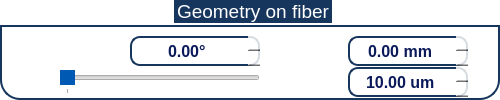
                      <widget class="QGroupBox" name="wavelength_incident_4">
                       <property name="minimumSize">
                        <size>
                         <width>450</width>
                         <height>80</height>
                        </size>
                       </property>
                       <property name="maximumSize">
                        <size>
                         <width>500</width>
                         <height>110</height>
                        </size>
                       </property>
                       <property name="font">
                        <font>
                         <family>Ubuntu</family>
                         <pointsize>14</pointsize>
                         <italic>false</italic>
                         <bold>false</bold>
                        </font>
                       </property>
                       <property name="styleSheet">
                        <string notr="true">/*{font: 14pt &quot;Ubuntu&quot;;
color: rgb(255, 255, 255);
	background-color: rgba(255, 255, 255,20);
}*/

QGroupBox  {
	background-color: rgba(255, 255, 255,70);
	font: 14pt &quot;Ubuntu&quot;;
    border: 2px solid;
    border-color: #FF17365D;
    margin-top: 25px;
    border-bottom-left-radius: 20px;
	border-bottom-right-radius: 20px;
}

QGroupBox::title  {
    subcontrol-origin: margin;
    subcontrol-position: top center;
    padding: 5px 8000px 5px 8000px;
    background-color: #FF17365D;
    color: rgb(255, 255, 255);
}

</string>
                       </property>
                       <property name="title">
                        <string>Geometry on fiber</string>
                       </property>
                       <property name="alignment">
                        <set>Qt::AlignLeading|Qt::AlignLeft|Qt::AlignTop</set>
                       </property>
                       <property name="checked">
                        <bool>false</bool>
                       </property>
                       <layout class="QGridLayout" name="gridLayout">
                        <property name="leftMargin">
                         <number>10</number>
                        </property>
                        <property name="topMargin">
                         <number>8</number>
                        </property>
                        <property name="rightMargin">
                         <number>10</number>
                        </property>
                        <property name="bottomMargin">
                         <number>0</number>
                        </property>
                        <property name="horizontalSpacing">
                         <number>9</number>
                        </property>
                        <property name="verticalSpacing">
                         <number>0</number>
                        </property>
                        <item row="0" column="6">
                         <widget class="QDoubleSpinBox" name="L_fiber">
                          <property name="sizePolicy">
                           <sizepolicy hsizetype="Minimum" vsizetype="Fixed">
                            <horstretch>0</horstretch>
                            <verstretch>0</verstretch>
                           </sizepolicy>
                          </property>
                          <property name="minimumSize">
                           <size>
                            <width>120</width>
                            <height>30</height>
                           </size>
                          </property>
                          <property name="maximumSize">
                           <size>
                            <width>130</width>
                            <height>35</height>
                           </size>
                          </property>
                          <property name="font">
                           <font>
                            <family>Ubuntu</family>
                            <pointsize>12</pointsize>
                            <italic>false</italic>
                            <bold>true</bold>
                           </font>
                          </property>
                          <property name="styleSheet">
                           <string notr="true">
QDoubleSpinBox
{
color: rgb(10, 25, 90);
font: 700 12pt &quot;Ubuntu&quot;;
border: 2px solid;
border-color: #FF17365D;
background-color: rgba(255, 255, 255,210);
border-radius:10px;
}

QDoubleSpinBox::up-button
{
    border-left-width: 1px;
    border-left-color: darkgray;
    border-left-style: solid; /* just a single line */
    border-top-right-radius: 3px; /* same radius as the QComboBox */
    border-bottom-right-radius: 3px;
	image: url(:/icons/icons/arrow-up.png);
	width: 25;
}
QDoubleSpinBox::down-button
{
    border-left-width: 1px;
    border-left-color: darkgray;
    border-left-style: solid; /* just a single line */
    border-top-right-radius: 3px; /* same radius as the QComboBox */
    border-bottom-right-radius: 3px;
	image: url(:/icons/icons/arrow-down.png);
	width: 25;
}</string>
                          </property>
                          <property name="wrapping">
                           <bool>true</bool>
                          </property>
                          <property name="frame">
                           <bool>false</bool>
                          </property>
                          <property name="alignment">
                           <set>Qt::AlignCenter</set>
                          </property>
                          <property name="buttonSymbols">
                           <enum>QAbstractSpinBox::UpDownArrows</enum>
                          </property>
                          <property name="accelerated">
                           <bool>true</bool>
                          </property>
                          <property name="suffix">
                           <string> mm</string>
                          </property>
                          <property name="decimals">
                           <number>2</number>
                          </property>
                          <property name="minimum">
                           <double>0.000000000000000</double>
                          </property>
                          <property name="maximum">
                           <double>100.000000000000000</double>
                          </property>
                          <property name="singleStep">
                           <double>0.010000000000000</double>
                          </property>
                         </widget>
                        </item>
                        <item row="1" column="6">
                         <widget class="QDoubleSpinBox" name="D_fiber">
                          <property name="sizePolicy">
                           <sizepolicy hsizetype="Minimum" vsizetype="Fixed">
                            <horstretch>0</horstretch>
                            <verstretch>0</verstretch>
                           </sizepolicy>
                          </property>
                          <property name="minimumSize">
                           <size>
                            <width>120</width>
                            <height>30</height>
                           </size>
                          </property>
                          <property name="maximumSize">
                           <size>
                            <width>130</width>
                            <height>35</height>
                           </size>
                          </property>
                          <property name="font">
                           <font>
                            <family>Ubuntu</family>
                            <pointsize>12</pointsize>
                            <italic>false</italic>
                            <bold>true</bold>
                           </font>
                          </property>
                          <property name="styleSheet">
                           <string notr="true">
QDoubleSpinBox
{
color: rgb(10, 25, 90);
font: 700 12pt &quot;Ubuntu&quot;;
border: 2px solid;
border-color: #FF17365D;
background-color: rgba(255, 255, 255,210);
border-radius:10px;
}

QDoubleSpinBox::up-button
{
    border-left-width: 1px;
    border-left-color: darkgray;
    border-left-style: solid; /* just a single line */
    border-top-right-radius: 3px; /* same radius as the QComboBox */
    border-bottom-right-radius: 3px;
	image: url(:/icons/icons/arrow-up.png);
	width: 25;
}
QDoubleSpinBox::down-button
{
    border-left-width: 1px;
    border-left-color: darkgray;
    border-left-style: solid; /* just a single line */
    border-top-right-radius: 3px; /* same radius as the QComboBox */
    border-bottom-right-radius: 3px;
	image: url(:/icons/icons/arrow-down.png);
	width: 25;
}</string>
                          </property>
                          <property name="wrapping">
                           <bool>true</bool>
                          </property>
                          <property name="frame">
                           <bool>false</bool>
                          </property>
                          <property name="alignment">
                           <set>Qt::AlignCenter</set>
                          </property>
                          <property name="buttonSymbols">
                           <enum>QAbstractSpinBox::UpDownArrows</enum>
                          </property>
                          <property name="accelerated">
                           <bool>true</bool>
                          </property>
                          <property name="suffix">
                           <string> um</string>
                          </property>
                          <property name="decimals">
                           <number>2</number>
                          </property>
                          <property name="minimum">
                           <double>10.000000000000000</double>
                          </property>
                          <property name="maximum">
                           <double>1000.000000000000000</double>
                          </property>
                          <property name="singleStep">
                           <double>0.010000000000000</double>
                          </property>
                          <property name="value">
                           <double>10.000000000000000</double>
                          </property>
                         </widget>
                        </item>
                        <item row="1" column="2" colspan="2">
                         <widget class="QSlider" name="angle_Slider_2">
                          <property name="sizePolicy">
                           <sizepolicy hsizetype="Fixed" vsizetype="Fixed">
                            <horstretch>0</horstretch>
                            <verstretch>0</verstretch>
                           </sizepolicy>
                          </property>
                          <property name="minimumSize">
                           <size>
                            <width>200</width>
                            <height>25</height>
                           </size>
                          </property>
                          <property name="maximumSize">
                           <size>
                            <width>16777215</width>
                            <height>25</height>
                           </size>
                          </property>
                          <property name="styleSheet">
                           <string notr="true">QSlider::handle:horizontal {
	background-color: rgb(0,90,180);
    width:64px;
    height:64px;
}

</string>
                          </property>
                          <property name="maximum">
                           <number>90</number>
                          </property>
                          <property name="orientation">
                           <enum>Qt::Horizontal</enum>
                          </property>
                          <property name="tickPosition">
                           <enum>QSlider::TicksBelow</enum>
                          </property>
                          <property name="tickInterval">
                           <number>100</number>
                          </property>
                         </widget>
                        </item>
                        <item row="1" column="8">
                         <spacer name="horizontalSpacer_109">
                          <property name="orientation">
                           <enum>Qt::Horizontal</enum>
                          </property>
                          <property name="sizeType">
                           <enum>QSizePolicy::Fixed</enum>
                          </property>
                          <property name="sizeHint" stdset="0">
                           <size>
                            <width>20</width>
                            <height>20</height>
                           </size>
                          </property>
                         </spacer>
                        </item>
                        <item row="1" column="0">
                         <spacer name="horizontalSpacer_107">
                          <property name="orientation">
                           <enum>Qt::Horizontal</enum>
                          </property>
                          <property name="sizeType">
                           <enum>QSizePolicy::Fixed</enum>
                          </property>
                          <property name="sizeHint" stdset="0">
                           <size>
                            <width>20</width>
                            <height>20</height>
                           </size>
                          </property>
                         </spacer>
                        </item>
                        <item row="1" column="4">
                         <spacer name="horizontalSpacer_108">
                          <property name="orientation">
                           <enum>Qt::Horizontal</enum>
                          </property>
                          <property name="sizeType">
                           <enum>QSizePolicy::Fixed</enum>
                          </property>
                          <property name="sizeHint" stdset="0">
                           <size>
                            <width>20</width>
                            <height>20</height>
                           </size>
                          </property>
                         </spacer>
                        </item>
                        <item row="0" column="2">
                         <widget class="QLabel" name="label_3">
                          <property name="styleSheet">
                           <string notr="true">font: 14pt &quot;Ubuntu&quot;;</string>
                          </property>
                          <property name="text">
                           <string>&lt;html&gt;&lt;head/&gt;&lt;body&gt;&lt;p&gt;&lt;span style=&quot; color:#ffffff;&quot;&gt;Angle:&lt;/span&gt;&lt;/p&gt;&lt;/body&gt;&lt;/html&gt;</string>
                          </property>
                          <property name="alignment">
                           <set>Qt::AlignRight|Qt::AlignTrailing|Qt::AlignVCenter</set>
                          </property>
                         </widget>
                        </item>
                        <item row="0" column="4">
                         <spacer name="horizontalSpacer_96">
                          <property name="orientation">
                           <enum>Qt::Horizontal</enum>
                          </property>
                          <property name="sizeType">
                           <enum>QSizePolicy::Fixed</enum>
                          </property>
                          <property name="sizeHint" stdset="0">
                           <size>
                            <width>20</width>
                            <height>17</height>
                           </size>
                          </property>
                         </spacer>
                        </item>
                        <item row="0" column="5">
                         <widget class="QLabel" name="label_40">
                          <property name="minimumSize">
                           <size>
                            <width>50</width>
                            <height>0</height>
                           </size>
                          </property>
                          <property name="maximumSize">
                           <size>
                            <width>60</width>
                            <height>25</height>
                           </size>
                          </property>
                          <property name="font">
                           <font>
                            <family>Ubuntu</family>
                            <pointsize>14</pointsize>
                            <italic>false</italic>
                            <bold>false</bold>
                           </font>
                          </property>
                          <property name="layoutDirection">
                           <enum>Qt::RightToLeft</enum>
                          </property>
                          <property name="styleSheet">
                           <string notr="true">font: 14pt &quot;Ubuntu&quot;;
</string>
                          </property>
                          <property name="text">
                           <string>&lt;html&gt;&lt;head/&gt;&lt;body&gt;&lt;p&gt;&lt;span style=&quot; color:#ffffff;&quot;&gt;L:&lt;/span&gt;&lt;/p&gt;&lt;/body&gt;&lt;/html&gt;</string>
                          </property>
                          <property name="alignment">
                           <set>Qt::AlignRight|Qt::AlignTrailing|Qt::AlignVCenter</set>
                          </property>
                         </widget>
                        </item>
                        <item row="0" column="0">
                         <spacer name="horizontalSpacer_95">
                          <property name="orientation">
                           <enum>Qt::Horizontal</enum>
                          </property>
                          <property name="sizeType">
                           <enum>QSizePolicy::Fixed</enum>
                          </property>
                          <property name="sizeHint" stdset="0">
                           <size>
                            <width>20</width>
                            <height>17</height>
                           </size>
                          </property>
                         </spacer>
                        </item>
                        <item row="0" column="3">
                         <widget class="QDoubleSpinBox" name="angle_incidence_2">
                          <property name="sizePolicy">
                           <sizepolicy hsizetype="Minimum" vsizetype="Preferred">
                            <horstretch>0</horstretch>
                            <verstretch>0</verstretch>
                           </sizepolicy>
                          </property>
                          <property name="minimumSize">
                           <size>
                            <width>130</width>
                            <height>30</height>
                           </size>
                          </property>
                          <property name="maximumSize">
                           <size>
                            <width>130</width>
                            <height>35</height>
                           </size>
                          </property>
                          <property name="font">
                           <font>
                            <family>Ubuntu</family>
                            <pointsize>12</pointsize>
                            <italic>false</italic>
                            <bold>true</bold>
                           </font>
                          </property>
                          <property name="styleSheet">
                           <string notr="true">
QDoubleSpinBox
{
color: rgb(10, 25, 90);
font: 700 12pt &quot;Ubuntu&quot;;
border: 2px solid;
border-color: #FF17365D;
background-color: rgba(255, 255, 255,210);
border-radius:10px;
}

QDoubleSpinBox::up-button
{
    border-left-width: 1px;
    border-left-color: darkgray;
    border-left-style: solid; /* just a single line */
    border-top-right-radius: 3px; /* same radius as the QComboBox */
    border-bottom-right-radius: 3px;
	image: url(:/icons/icons/arrow-up.png);
	width: 25;
}
QDoubleSpinBox::down-button
{
    border-left-width: 1px;
    border-left-color: darkgray;
    border-left-style: solid; /* just a single line */
    border-top-right-radius: 3px; /* same radius as the QComboBox */
    border-bottom-right-radius: 3px;
	image: url(:/icons/icons/arrow-down.png);
	width: 25;
}</string>
                          </property>
                          <property name="wrapping">
                           <bool>true</bool>
                          </property>
                          <property name="frame">
                           <bool>false</bool>
                          </property>
                          <property name="alignment">
                           <set>Qt::AlignCenter</set>
                          </property>
                          <property name="buttonSymbols">
                           <enum>QAbstractSpinBox::UpDownArrows</enum>
                          </property>
                          <property name="accelerated">
                           <bool>true</bool>
                          </property>
                          <property name="suffix">
                           <string>°</string>
                          </property>
                          <property name="decimals">
                           <number>2</number>
                          </property>
                          <property name="minimum">
                           <double>0.000000000000000</double>
                          </property>
                          <property name="maximum">
                           <double>90.000000000000000</double>
                          </property>
                          <property name="singleStep">
                           <double>0.010000000000000</double>
                          </property>
                          <property name="value">
                           <double>0.000000000000000</double>
                          </property>
                         </widget>
                        </item>
                        <item row="1" column="5">
                         <widget class="QLabel" name="label_41">
                          <property name="minimumSize">
                           <size>
                            <width>50</width>
                            <height>0</height>
                           </size>
                          </property>
                          <property name="maximumSize">
                           <size>
                            <width>60</width>
                            <height>25</height>
                           </size>
                          </property>
                          <property name="font">
                           <font>
                            <family>Ubuntu</family>
                            <pointsize>14</pointsize>
                            <italic>false</italic>
                            <bold>false</bold>
                           </font>
                          </property>
                          <property name="layoutDirection">
                           <enum>Qt::RightToLeft</enum>
                          </property>
                          <property name="styleSheet">
                           <string notr="true">font: 14pt &quot;Ubuntu&quot;;</string>
                          </property>
                          <property name="text">
                           <string>&lt;html&gt;&lt;head/&gt;&lt;body&gt;&lt;p&gt;&lt;span style=&quot; color:#ffffff;&quot;&gt;D:&lt;/span&gt;&lt;/p&gt;&lt;/body&gt;&lt;/html&gt;</string>
                          </property>
                          <property name="alignment">
                           <set>Qt::AlignRight|Qt::AlignTrailing|Qt::AlignVCenter</set>
                          </property>
                         </widget>
                        </item>
                        <item row="0" column="8">
                         <spacer name="horizontalSpacer_97">
                          <property name="orientation">
                           <enum>Qt::Horizontal</enum>
                          </property>
                          <property name="sizeType">
                           <enum>QSizePolicy::Fixed</enum>
                          </property>
                          <property name="sizeHint" stdset="0">
                           <size>
                            <width>20</width>
                            <height>20</height>
                           </size>
                          </property>
                         </spacer>
                        </item>
                        <item row="1" column="1">
                         <spacer name="horizontalSpacer_110">
                          <property name="orientation">
                           <enum>Qt::Horizontal</enum>
                          </property>
                          <property name="sizeHint" stdset="0">
                           <size>
                            <width>40</width>
                            <height>20</height>
                           </size>
                          </property>
                         </spacer>
                        </item>
                       </layout>
                      </widget>
